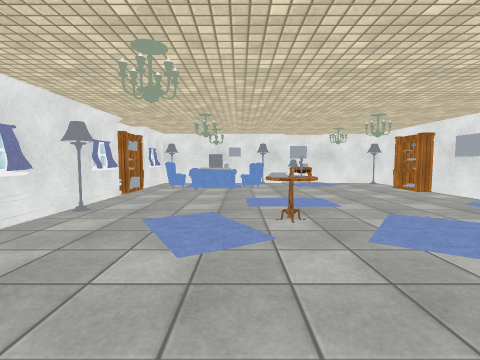
view 1 (above)

12 first-person views from a walk through a scene from a Unity 3-D project. The camera is 1.2 m above the floor, tilts 4° down and sees 85° across. The floor is counted in squares, 1 m on a side. Each view is taken from the middle of a square. On the plan, view 1 faces up. The plan holds only what a view shows up to about 12 squares ahead; the rest is blank. The player is left out. Some animated figures are left out. Door leaves are left out, so doorways stand open. Some surface patterns are stand-ins.

view 2
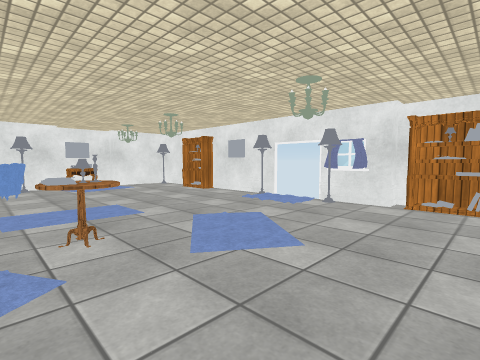

view 3
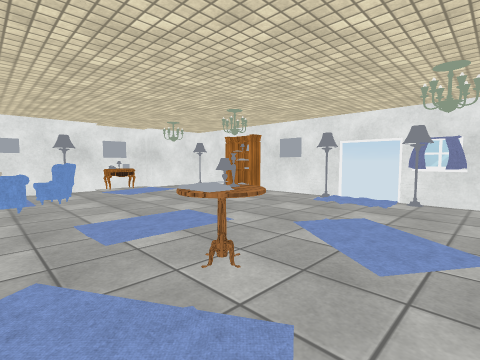

view 4
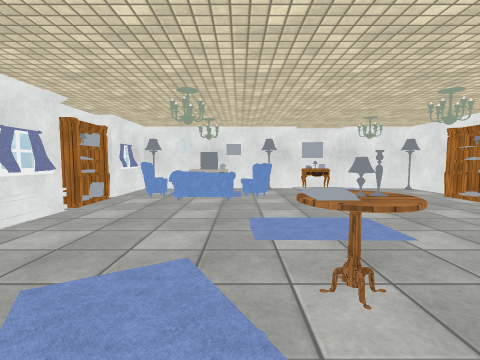

view 5
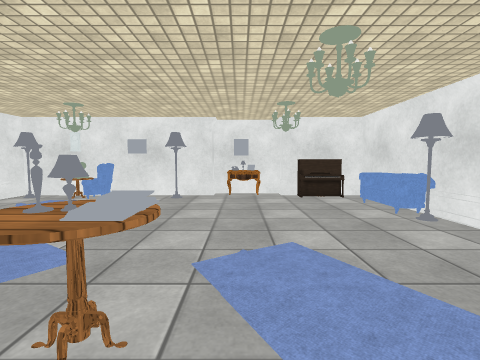

view 6
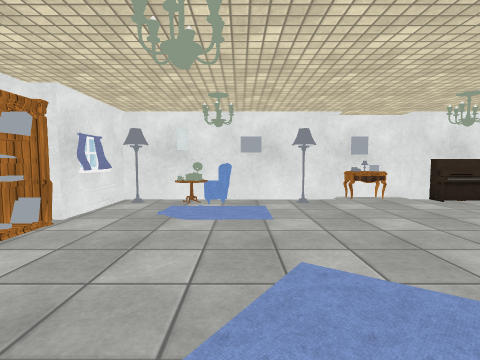

view 7
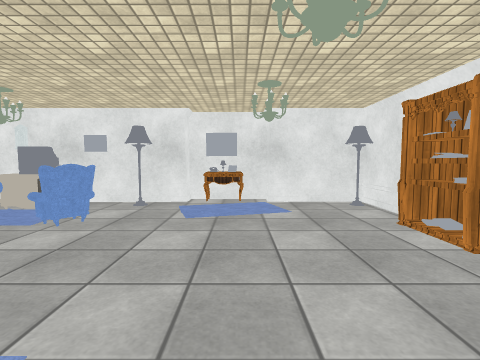

view 8
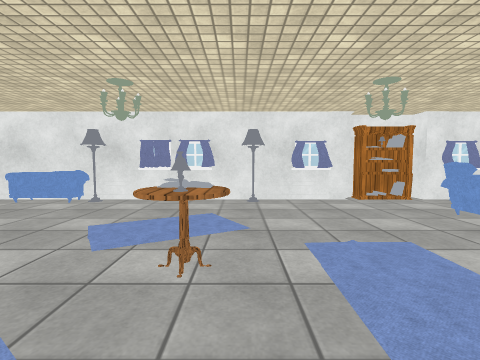

view 9
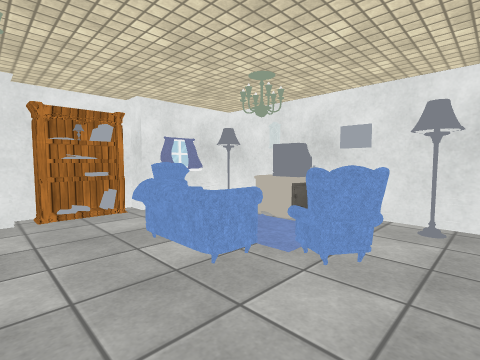

view 10
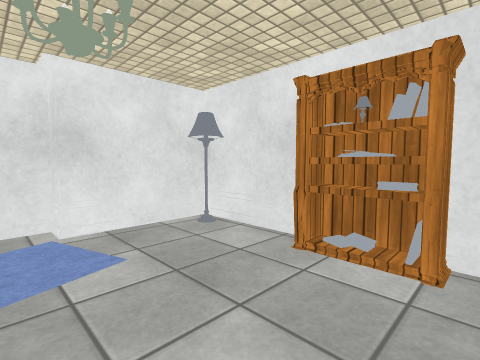

view 11
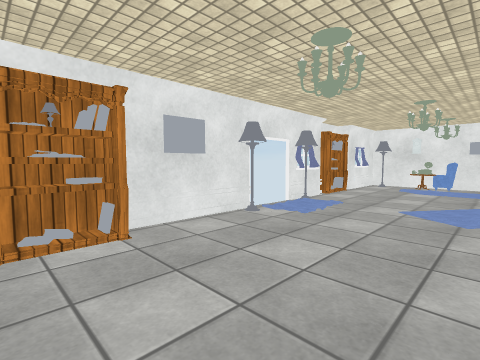

view 12
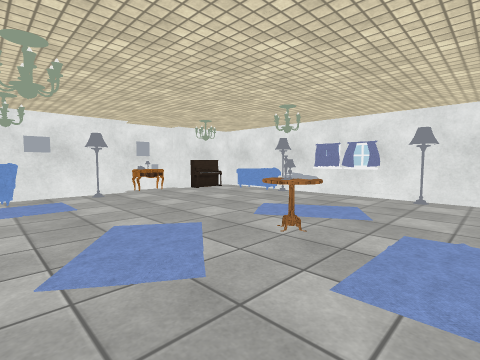

### Floor plan
Points are (right, up) in squares from view 1. A wall is a line through its corners. A room is listed if a view was taken in it or the views show most of it. See-through windows are left out.
Room 1 (views 1, 2, 3, 4, 5, 6, 7, 8, 9, 10, 11, 12)
walls: (7.7, 6.7) (7.7, 10.5); (7.7, 4.4) (7.7, 5.2); (8.3, 3.1) (7.7, 3.1) (7.7, 3.6); (-4.4, 9.5) (-4.4, -0.5); (1, -2.4) (3.6, -2.4); (7.7, 12.4) (7.7, 14.8) (4.9, 14.8) (4.9, 15.4) (2.4, 15.4) (2.4, 14.8) (-0.5, 14.8); (-4.4, 11.9) (-5, 11.9); (6.4, -2.4) (7.7, -2.3) (7.7, 0.6); (-1.5, -3) (-0.5, -3); (-4.4, -1.4) (-4.4, -2.4) (-3.4, -2.4)
low walls: (-4.2, 5.1) (-4.2, 2.8); (-4.2, 9.5) (-4.2, 7.6); (7.5, -1.1) (7.5, 0)
ways out: open door at (8, 6)
objects: other object (-5, 10) to (-4, 10); other object (-5, 11); other object (-4, -1); other object (-4, 11); other object (-3, -2) to (-2, -2); other object (-2, 4) to (0, 6); other object (-1, 11) to (0, 11); other object (0, -2); other object (0, 7) to (2, 8); other object (0, 12) to (1, 13); other object (1, 4); other object (1, 5); other object (1, 6); other object (2, 3) to (4, 5); other object (3, 13) to (5, 14); other object (3, 15); other object (4, -2); other object (4, 15); other object (5, -2) to (5, -1); other object (6, 6); other object (7, 11); other object (7, 12); other object (8, 1); other object (8, 2); other object (8, 4)

Positions as (right, up) in squares from view 1, and headings:
1: (0, 0), facing up
2: (0, 1), facing up-right
3: (-1, 3), facing up-right
4: (0, 3), facing up
5: (0, 7), facing down
6: (4, 6), facing down
7: (4, 7), facing up
8: (4, 6), facing left
9: (2, 9), facing up-left
10: (4, 10), facing up-right
11: (3, 12), facing down-right
12: (5, 8), facing down-left
